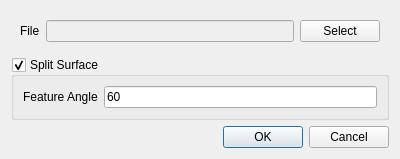
<?xml version="1.0" encoding="UTF-8"?>
<ui version="4.0">
 <class>ImportDialog</class>
 <widget class="QDialog" name="ImportDialog">
  <property name="geometry">
   <rect>
    <x>0</x>
    <y>0</y>
    <width>400</width>
    <height>154</height>
   </rect>
  </property>
  <property name="windowTitle">
   <string>Import STL</string>
  </property>
  <layout class="QVBoxLayout" name="verticalLayout">
   <item>
    <widget class="QWidget" name="widget" native="true">
     <layout class="QHBoxLayout" name="horizontalLayout">
      <item>
       <widget class="QLabel" name="label">
        <property name="text">
         <string>File</string>
        </property>
       </widget>
      </item>
      <item>
       <widget class="QLineEdit" name="file">
        <property name="enabled">
         <bool>false</bool>
        </property>
       </widget>
      </item>
      <item>
       <widget class="QPushButton" name="select">
        <property name="text">
         <string>Select</string>
        </property>
       </widget>
      </item>
     </layout>
    </widget>
   </item>
   <item>
    <widget class="QGroupBox" name="splitSurface">
     <property name="title">
      <string>Split Surface</string>
     </property>
     <property name="checkable">
      <bool>true</bool>
     </property>
     <layout class="QFormLayout" name="formLayout">
      <item row="0" column="0">
       <widget class="QLabel" name="label_2">
        <property name="text">
         <string>Feature Angle</string>
        </property>
       </widget>
      </item>
      <item row="0" column="1">
       <widget class="QLineEdit" name="featureAngle">
        <property name="text">
         <string>60</string>
        </property>
       </widget>
      </item>
     </layout>
    </widget>
   </item>
   <item>
    <widget class="QDialogButtonBox" name="buttonBox">
     <property name="orientation">
      <enum>Qt::Horizontal</enum>
     </property>
     <property name="standardButtons">
      <set>QDialogButtonBox::Cancel|QDialogButtonBox::Ok</set>
     </property>
    </widget>
   </item>
  </layout>
 </widget>
 <resources/>
 <connections>
  <connection>
   <sender>buttonBox</sender>
   <signal>accepted()</signal>
   <receiver>ImportDialog</receiver>
   <slot>accept()</slot>
   <hints>
    <hint type="sourcelabel">
     <x>248</x>
     <y>254</y>
    </hint>
    <hint type="destinationlabel">
     <x>157</x>
     <y>274</y>
    </hint>
   </hints>
  </connection>
  <connection>
   <sender>buttonBox</sender>
   <signal>rejected()</signal>
   <receiver>ImportDialog</receiver>
   <slot>reject()</slot>
   <hints>
    <hint type="sourcelabel">
     <x>316</x>
     <y>260</y>
    </hint>
    <hint type="destinationlabel">
     <x>286</x>
     <y>274</y>
    </hint>
   </hints>
  </connection>
 </connections>
</ui>
